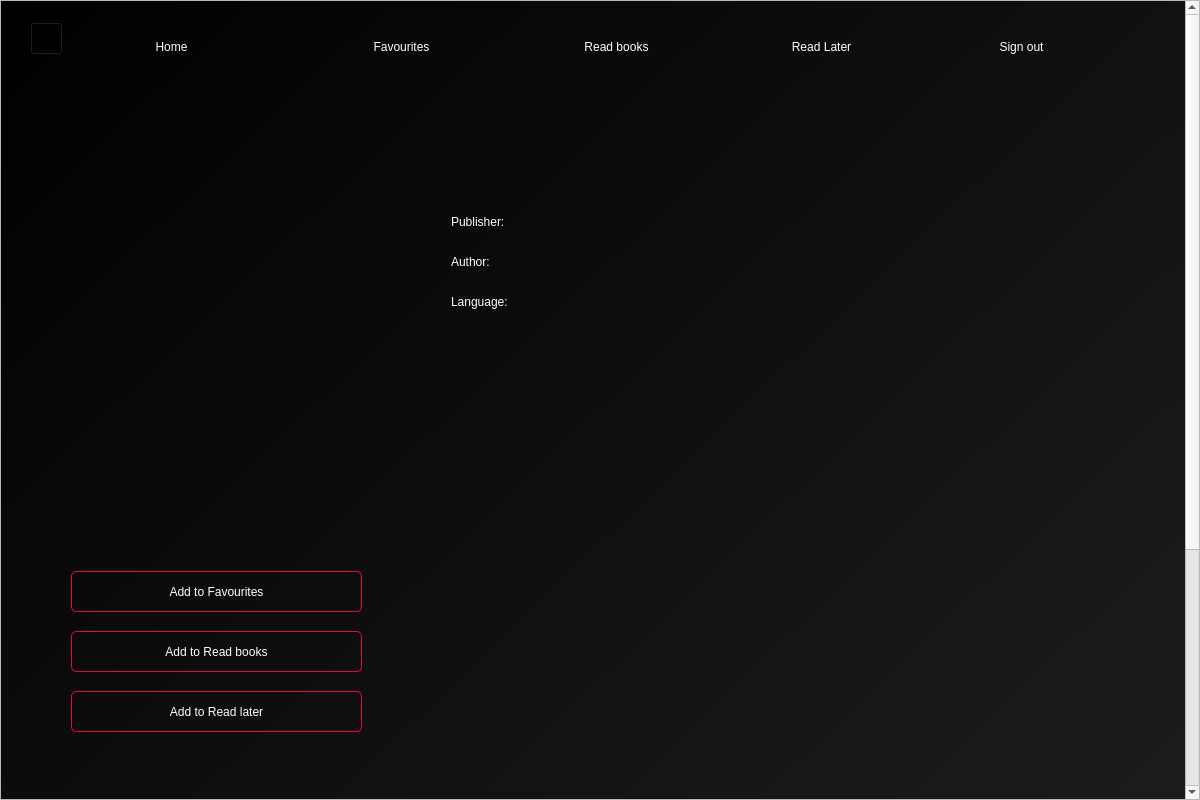
<?xml version="1.0" encoding="UTF-8"?>
<ui version="4.0">
 <class>expanded_book</class>
 <widget class="QDialog" name="expanded_book">
  <property name="geometry">
   <rect>
    <x>0</x>
    <y>0</y>
    <width>1200</width>
    <height>800</height>
   </rect>
  </property>
  <property name="windowTitle">
   <string/>
  </property>
  <property name="windowIcon">
   <iconset>
    <normaloff>../images/wiki_icon.png</normaloff>../images/wiki_icon.png</iconset>
  </property>
  <widget class="QScrollArea" name="scrollArea">
   <property name="geometry">
    <rect>
     <x>0</x>
     <y>0</y>
     <width>1200</width>
     <height>800</height>
    </rect>
   </property>
   <property name="horizontalScrollBarPolicy">
    <enum>Qt::ScrollBarAlwaysOff</enum>
   </property>
   <property name="widgetResizable">
    <bool>false</bool>
   </property>
   <widget class="QWidget" name="scrollAreaWidgetContents">
    <property name="geometry">
     <rect>
      <x>0</x>
      <y>0</y>
      <width>1198</width>
      <height>1150</height>
     </rect>
    </property>
    <widget class="QWidget" name="bgwidget" native="true">
     <property name="geometry">
      <rect>
       <x>0</x>
       <y>0</y>
       <width>1200</width>
       <height>1150</height>
      </rect>
     </property>
     <property name="styleSheet">
      <string notr="true">QWidget#bgwidget{
background-color: rgb(18, 18, 18);
background-color: qlineargradient(spread:pad, x1:0, y1:0, x2:1, y2:1, stop:0 rgba(0, 0, 0, 255), stop:1 rgba(34, 34, 34, 255));}
</string>
     </property>
     <widget class="QLabel" name="book_publisher">
      <property name="geometry">
       <rect>
        <x>450</x>
        <y>200</y>
        <width>721</width>
        <height>41</height>
       </rect>
      </property>
      <property name="styleSheet">
       <string notr="true">color: white;
font: 10pt &quot;MS Shell Dlg 2&quot;;</string>
      </property>
      <property name="text">
       <string>Publisher: </string>
      </property>
     </widget>
     <widget class="QLabel" name="book_author">
      <property name="geometry">
       <rect>
        <x>450</x>
        <y>240</y>
        <width>691</width>
        <height>41</height>
       </rect>
      </property>
      <property name="styleSheet">
       <string notr="true">color: white;
font: 10pt &quot;MS Shell Dlg 2&quot;;</string>
      </property>
      <property name="text">
       <string>Author: </string>
      </property>
     </widget>
     <widget class="QLabel" name="book_language">
      <property name="geometry">
       <rect>
        <x>450</x>
        <y>280</y>
        <width>691</width>
        <height>41</height>
       </rect>
      </property>
      <property name="styleSheet">
       <string notr="true">color: white;
font: 10pt &quot;MS Shell Dlg 2&quot;;</string>
      </property>
      <property name="text">
       <string>Language: </string>
      </property>
     </widget>
     <widget class="QPushButton" name="fav_button">
      <property name="geometry">
       <rect>
        <x>70</x>
        <y>570</y>
        <width>291</width>
        <height>41</height>
       </rect>
      </property>
      <property name="cursor">
       <cursorShape>PointingHandCursor</cursorShape>
      </property>
      <property name="styleSheet">
       <string notr="true">border-radius: 5px;
font: 14pt &quot;MS Shell Dlg 2&quot;;
color: rgb(255, 255, 255);
border: 1px solid rgb(238, 2, 73);</string>
      </property>
      <property name="text">
       <string>Add to Favourites</string>
      </property>
     </widget>
     <widget class="QPushButton" name="my_read_button">
      <property name="geometry">
       <rect>
        <x>70</x>
        <y>630</y>
        <width>291</width>
        <height>41</height>
       </rect>
      </property>
      <property name="cursor">
       <cursorShape>PointingHandCursor</cursorShape>
      </property>
      <property name="styleSheet">
       <string notr="true">border-radius: 5px;
font: 14pt &quot;MS Shell Dlg 2&quot;;
color: rgb(255, 255, 255);
border: 1px solid rgb(238, 2, 73);</string>
      </property>
      <property name="text">
       <string>Add to Read books</string>
      </property>
     </widget>
     <widget class="QPushButton" name="read_list_button">
      <property name="geometry">
       <rect>
        <x>70</x>
        <y>690</y>
        <width>291</width>
        <height>41</height>
       </rect>
      </property>
      <property name="cursor">
       <cursorShape>PointingHandCursor</cursorShape>
      </property>
      <property name="styleSheet">
       <string notr="true">border-radius: 5px;
font: 14pt &quot;MS Shell Dlg 2&quot;;
color: rgb(255, 255, 255);
border: 1px solid rgb(238, 2, 73);</string>
      </property>
      <property name="text">
       <string>Add to Read later</string>
      </property>
     </widget>
     <widget class="QLabel" name="back_icon_label">
      <property name="geometry">
       <rect>
        <x>30</x>
        <y>23</y>
        <width>30</width>
        <height>30</height>
       </rect>
      </property>
      <property name="text">
       <string/>
      </property>
      <property name="pixmap">
       <pixmap>../images/back_icon.png</pixmap>
      </property>
      <property name="scaledContents">
       <bool>true</bool>
      </property>
     </widget>
     <widget class="QPushButton" name="back_icon_button">
      <property name="geometry">
       <rect>
        <x>29</x>
        <y>21</y>
        <width>33</width>
        <height>33</height>
       </rect>
      </property>
      <property name="styleSheet">
       <string notr="true">background-color: rgba(0,0,0,0);</string>
      </property>
      <property name="text">
       <string/>
      </property>
     </widget>
     <widget class="QLabel" name="comments_title_label">
      <property name="geometry">
       <rect>
        <x>60</x>
        <y>790</y>
        <width>121</width>
        <height>41</height>
       </rect>
      </property>
      <property name="styleSheet">
       <string notr="true">color: white;
font: 15pt &quot;MS Shell Dlg 2&quot;;</string>
      </property>
      <property name="text">
       <string>Comments</string>
      </property>
     </widget>
     <widget class="QPlainTextEdit" name="comment_input_text_edit">
      <property name="geometry">
       <rect>
        <x>180</x>
        <y>870</y>
        <width>941</width>
        <height>121</height>
       </rect>
      </property>
      <property name="cursor" stdset="0">
       <cursorShape>IBeamCursor</cursorShape>
      </property>
      <property name="styleSheet">
       <string notr="true">background-color: rgba(0, 0, 0, 0);
border: 2px solid rgb(45, 45, 45);
font: 12pt &quot;MS Shell Dlg 2&quot;;
color: rgb(255, 255, 255);
border-radius: 10px;
padding: 10px;</string>
      </property>
     </widget>
     <widget class="QLabel" name="default_avatar">
      <property name="geometry">
       <rect>
        <x>70</x>
        <y>870</y>
        <width>71</width>
        <height>71</height>
       </rect>
      </property>
      <property name="text">
       <string/>
      </property>
      <property name="pixmap">
       <pixmap>../images/default avatar.png</pixmap>
      </property>
      <property name="scaledContents">
       <bool>true</bool>
      </property>
     </widget>
     <widget class="QLabel" name="Comment_as_label">
      <property name="geometry">
       <rect>
        <x>180</x>
        <y>1000</y>
        <width>1061</width>
        <height>21</height>
       </rect>
      </property>
      <property name="styleSheet">
       <string notr="true">color: rgb(245, 245, 245);
font: 8pt &quot;MS Shell Dlg 2&quot;;</string>
      </property>
      <property name="text">
       <string>Comment as Sujal</string>
      </property>
     </widget>
     <widget class="QPushButton" name="comment_submit_button">
      <property name="geometry">
       <rect>
        <x>1020</x>
        <y>1000</y>
        <width>91</width>
        <height>31</height>
       </rect>
      </property>
      <property name="cursor">
       <cursorShape>PointingHandCursor</cursorShape>
      </property>
      <property name="styleSheet">
       <string notr="true">#comment_submit_button {
background-color: #00000000;
color: white;
font: 12pt &quot;MS Shell Dlg 2&quot;;
}

#comment_submit_button:hover {
	color: rgb(238, 2, 73);
}</string>
      </property>
      <property name="text">
       <string>Submit</string>
      </property>
     </widget>
     <widget class="QPushButton" name="menu_fav">
      <property name="geometry">
       <rect>
        <x>350</x>
        <y>30</y>
        <width>101</width>
        <height>31</height>
       </rect>
      </property>
      <property name="cursor">
       <cursorShape>PointingHandCursor</cursorShape>
      </property>
      <property name="styleSheet">
       <string notr="true">border-radius: 20px;
background-color: rgba(238, 2, 73, 0);
font: 12pt &quot;MS Shell Dlg 2&quot;;
color: rgb(255, 255, 255);</string>
      </property>
      <property name="text">
       <string>Favourites</string>
      </property>
     </widget>
     <widget class="QPushButton" name="menu_read_list">
      <property name="geometry">
       <rect>
        <x>770</x>
        <y>30</y>
        <width>101</width>
        <height>31</height>
       </rect>
      </property>
      <property name="cursor">
       <cursorShape>PointingHandCursor</cursorShape>
      </property>
      <property name="styleSheet">
       <string notr="true">border-radius: 20px;
background-color: rgba(238, 2, 73, 0);
font: 12pt &quot;MS Shell Dlg 2&quot;;
color: rgb(255, 255, 255);</string>
      </property>
      <property name="text">
       <string>Read Later</string>
      </property>
     </widget>
     <widget class="QPushButton" name="menu_sign_out">
      <property name="geometry">
       <rect>
        <x>980</x>
        <y>30</y>
        <width>81</width>
        <height>31</height>
       </rect>
      </property>
      <property name="cursor">
       <cursorShape>PointingHandCursor</cursorShape>
      </property>
      <property name="styleSheet">
       <string notr="true">border-radius: 20px;
background-color: rgba(238, 2, 73, 0);
font: 12pt &quot;MS Shell Dlg 2&quot;;
color: rgb(255, 255, 255);</string>
      </property>
      <property name="text">
       <string>Sign out</string>
      </property>
     </widget>
     <widget class="QPushButton" name="menu_home">
      <property name="geometry">
       <rect>
        <x>140</x>
        <y>30</y>
        <width>61</width>
        <height>31</height>
       </rect>
      </property>
      <property name="cursor">
       <cursorShape>PointingHandCursor</cursorShape>
      </property>
      <property name="styleSheet">
       <string notr="true">border-radius: 20px;
background-color: rgba(238, 2, 73, 0);
font: 12pt &quot;MS Shell Dlg 2&quot;;
color: rgb(255, 255, 255);</string>
      </property>
      <property name="text">
       <string>Home</string>
      </property>
     </widget>
     <widget class="QPushButton" name="menu_my_read">
      <property name="geometry">
       <rect>
        <x>560</x>
        <y>30</y>
        <width>111</width>
        <height>31</height>
       </rect>
      </property>
      <property name="cursor">
       <cursorShape>PointingHandCursor</cursorShape>
      </property>
      <property name="styleSheet">
       <string notr="true">border-radius: 20px;
background-color: rgba(238, 2, 73, 0);
font: 12pt &quot;MS Shell Dlg 2&quot;;
color: rgb(255, 255, 255);</string>
      </property>
      <property name="text">
       <string>Read books</string>
      </property>
     </widget>
    </widget>
   </widget>
  </widget>
 </widget>
 <resources/>
 <connections/>
</ui>
